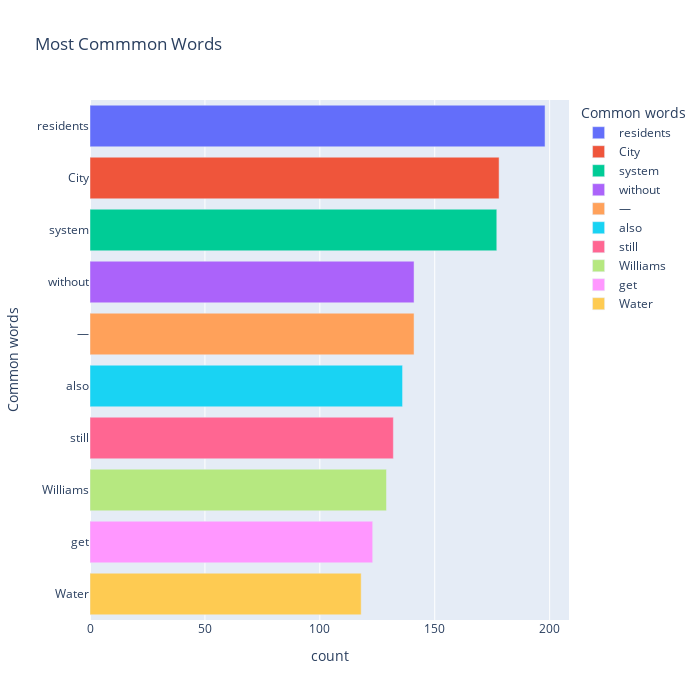

Notebook code cell kept with this figure:
### Code cell
common_words(news_data_MS)

### Figure 1 — Plotly figure (JSON) as saved in the notebook; plotly's stock layout.template omitted (floating-point values rounded to 4 significant figures)
{"data": [{"alignmentgroup": "True", "hovertemplate": "Common words=%{y}<br>count=%{x}<extra></extra>", "legendgroup": "residents", "marker": {"color": "#636efa"}, "name": "residents", "offsetgroup": "residents", "orientation": "h", "showlegend": true, "textposition": "auto", "type": "bar", "x": [198], "xaxis": "x", "y": ["residents"], "yaxis": "y"}, {"alignmentgroup": "True", "hovertemplate": "Common words=%{y}<br>count=%{x}<extra></extra>", "legendgroup": "City", "marker": {"color": "#EF553B"}, "name": "City", "offsetgroup": "City", "orientation": "h", "showlegend": true, "textposition": "auto", "type": "bar", "x": [178], "xaxis": "x", "y": ["City"], "yaxis": "y"}, {"alignmentgroup": "True", "hovertemplate": "Common words=%{y}<br>count=%{x}<extra></extra>", "legendgroup": "system", "marker": {"color": "#00cc96"}, "name": "system", "offsetgroup": "system", "orientation": "h", "showlegend": true, "textposition": "auto", "type": "bar", "x": [177], "xaxis": "x", "y": ["system"], "yaxis": "y"}, {"alignmentgroup": "True", "hovertemplate": "Common words=%{y}<br>count=%{x}<extra></extra>", "legendgroup": "without", "marker": {"color": "#ab63fa"}, "name": "without", "offsetgroup": "without", "orientation": "h", "showlegend": true, "textposition": "auto", "type": "bar", "x": [141], "xaxis": "x", "y": ["without"], "yaxis": "y"}, {"alignmentgroup": "True", "hovertemplate": "Common words=%{y}<br>count=%{x}<extra></extra>", "legendgroup": "—", "marker": {"color": "#FFA15A"}, "name": "—", "offsetgroup": "—", "orientation": "h", "showlegend": true, "textposition": "auto", "type": "bar", "x": [141], "xaxis": "x", "y": ["—"], "yaxis": "y"}, {"alignmentgroup": "True", "hovertemplate": "Common words=%{y}<br>count=%{x}<extra></extra>", "legendgroup": "also", "marker": {"color": "#19d3f3"}, "name": "also", "offsetgroup": "also", "orientation": "h", "showlegend": true, "textposition": "auto", "type": "bar", "x": [136], "xaxis": "x", "y": ["also"], "yaxis": "y"}, {"alignmentgroup": "True", "hovertemplate": "Common words=%{y}<br>count=%{x}<extra></extra>", "legendgroup": "still", "marker": {"color": "#FF6692"}, "name": "still", "offsetgroup": "still", "orientation": "h", "showlegend": true, "textposition": "auto", "type": "bar", "x": [132], "xaxis": "x", "y": ["still"], "yaxis": "y"}, {"alignmentgroup": "True", "hovertemplate": "Common words=%{y}<br>count=%{x}<extra></extra>", "legendgroup": "Williams", "marker": {"color": "#B6E880"}, "name": "Williams", "offsetgroup": "Williams", "orientation": "h", "showlegend": true, "textposition": "auto", "type": "bar", "x": [129], "xaxis": "x", "y": ["Williams"], "yaxis": "y"}, {"alignmentgroup": "True", "hovertemplate": "Common words=%{y}<br>count=%{x}<extra></extra>", "legendgroup": "get", "marker": {"color": "#FF97FF"}, "name": "get", "offsetgroup": "get", "orientation": "h", "showlegend": true, "textposition": "auto", "type": "bar", "x": [123], "xaxis": "x", "y": ["get"], "yaxis": "y"}, {"alignmentgroup": "True", "hovertemplate": "Common words=%{y}<br>count=%{x}<extra></extra>", "legendgroup": "Water", "marker": {"color": "#FECB52"}, "name": "Water", "offsetgroup": "Water", "orientation": "h", "showlegend": true, "textposition": "auto", "type": "bar", "x": [118], "xaxis": "x", "y": ["Water"], "yaxis": "y"}], "layout": {"barmode": "relative", "height": 700, "legend": {"title": {"text": "Common words"}, "tracegroupgap": 0}, "title": {"text": "Most Commmon Words"}, "width": 700, "xaxis": {"anchor": "y", "domain": [0, 1], "title": {"text": "count"}}, "yaxis": {"anchor": "x", "categoryarray": ["Water", "get", "Williams", "still", "also", "—", "without", "system", "City", "residents"], "categoryorder": "array", "domain": [0, 1], "title": {"text": "Common words"}}}}
